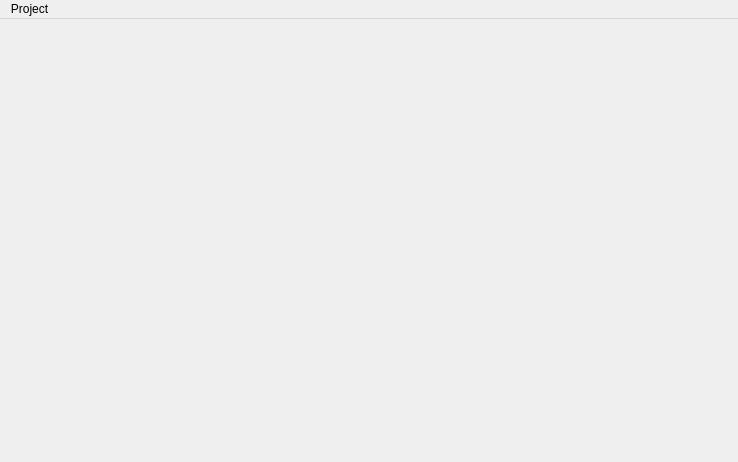
<?xml version="1.0" encoding="UTF-8"?>
<ui version="4.0">
 <class>PLMMainWindow</class>
 <widget class="QMainWindow" name="PLMMainWindow">
  <property name="geometry">
   <rect>
    <x>0</x>
    <y>0</y>
    <width>738</width>
    <height>462</height>
   </rect>
  </property>
  <property name="windowTitle">
   <string>MainWindow</string>
  </property>
  <widget class="QWidget" name="centralWidget">
   <layout class="QHBoxLayout" name="horizontalLayout">
    <property name="leftMargin">
     <number>0</number>
    </property>
    <item>
     <widget class="PLMSideMainBar" name="sideMainBar" native="true"/>
    </item>
    <item>
     <widget class="QStackedWidget" name="stackedWidget">
      <property name="sizePolicy">
       <sizepolicy hsizetype="Preferred" vsizetype="Preferred">
        <horstretch>0</horstretch>
        <verstretch>0</verstretch>
       </sizepolicy>
      </property>
     </widget>
    </item>
   </layout>
  </widget>
  <widget class="QMenuBar" name="menuBar">
   <property name="geometry">
    <rect>
     <x>0</x>
     <y>0</y>
     <width>738</width>
     <height>22</height>
    </rect>
   </property>
   <widget class="QMenu" name="menuProject">
    <property name="title">
     <string>Project</string>
    </property>
    <widget class="QMenu" name="menuRecent">
     <property name="title">
      <string>Recent</string>
     </property>
     <addaction name="separator"/>
    </widget>
    <addaction name="actionNew_project"/>
    <addaction name="actionOpen_project"/>
    <addaction name="actionSave_project"/>
    <addaction name="menuRecent"/>
    <addaction name="separator"/>
    <addaction name="actionImport"/>
    <addaction name="actionExport"/>
    <addaction name="actionPrint"/>
    <addaction name="separator"/>
    <addaction name="actionSettings"/>
    <addaction name="separator"/>
    <addaction name="actionClose_project"/>
    <addaction name="actionExit"/>
   </widget>
   <addaction name="menuProject"/>
  </widget>
  <action name="actionNew_project">
   <property name="text">
    <string>New project</string>
   </property>
  </action>
  <action name="actionImport">
   <property name="text">
    <string>Import</string>
   </property>
  </action>
  <action name="actionExport">
   <property name="text">
    <string>Export</string>
   </property>
  </action>
  <action name="actionPrint">
   <property name="text">
    <string>Print</string>
   </property>
  </action>
  <action name="actionClose_project">
   <property name="text">
    <string>Close project</string>
   </property>
  </action>
  <action name="actionExit">
   <property name="text">
    <string>Exit</string>
   </property>
  </action>
  <action name="actionOpen_project">
   <property name="text">
    <string>Open project</string>
   </property>
  </action>
  <action name="actionSettings">
   <property name="text">
    <string>Settings</string>
   </property>
  </action>
  <action name="actionSave_project">
   <property name="text">
    <string>Save project</string>
   </property>
  </action>
 </widget>
 <layoutdefault spacing="6" margin="11"/>
 <customwidgets>
  <customwidget>
   <class>PLMSideMainBar</class>
   <extends>QWidget</extends>
   <header>plmsidemainbar.h</header>
   <container>1</container>
  </customwidget>
 </customwidgets>
 <resources/>
 <connections/>
</ui>
